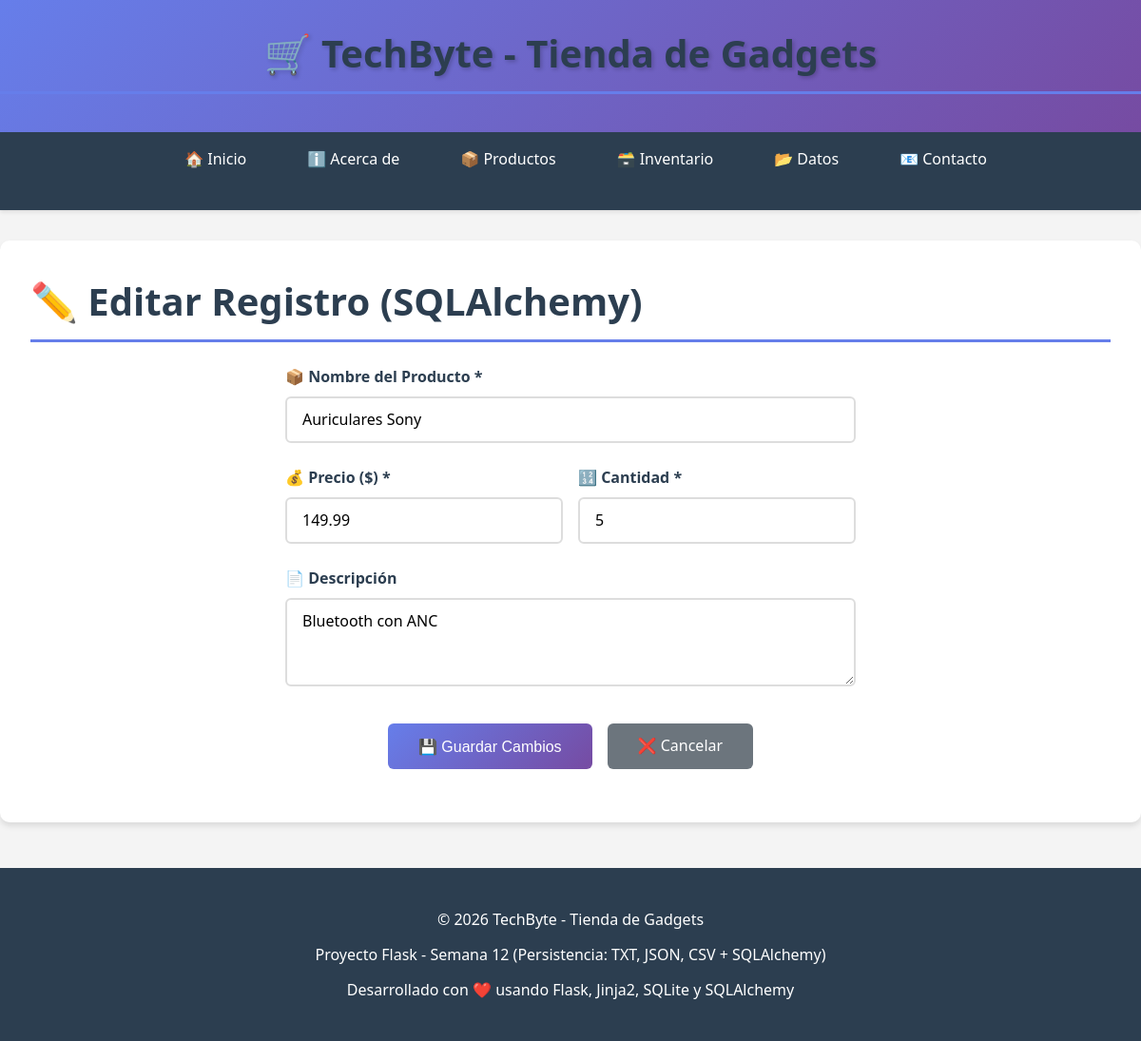
Page /datos/editar/1 on the committed database.
### inventario/bd.py (models this page shows, shortened)
class ProductoDB(db.Model):
    __tablename__ = 'productos_sqlalchemy'
    id = db.Column(db.Integer, primary_key=True)
    nombre = db.Column(db.String(100), nullable=False)
    precio = db.Column(db.Float, nullable=False, default=0.0)
    cantidad = db.Column(db.Integer, nullable=False, default=0)
    descripcion = db.Column(db.String(500), default='')

### inventario/inventario.py (the view, shortened to what this page needs)
@datos_bp.route('/editar/<int:id>', methods=['GET', 'POST'])
def editar_dato(id):
    producto = ProductoDB.query.get_or_404(id)
    return render_template('datos_form.html', producto=producto, accion='Editar')

### templates/datos_form.html (shortened to what this page needs)
{% extends "base.html" %}
{% block content %}
<h1>✏️ {{ accion }} Registro (SQLAlchemy)</h1>
<form method="POST" class="crud-form" action="{{ url_for('datos.editar_dato', id=producto.id) }}">
    <div class="form-group">
        <label for="nombre">📦 Nombre del Producto *</label>
        <input type="text" id="nombre" name="nombre" required value="{{ producto.nombre }}">
    </div>
    <div class="form-row">
        <div class="form-group">
            <label for="precio">💰 Precio ($) *</label>
            <input type="number" id="precio" name="precio" step="0.01" min="0" required value="{{ producto.precio }}">
        </div>
        <div class="form-group">
            <label for="cantidad">🔢 Cantidad *</label>
            <input type="number" id="cantidad" name="cantidad" min="0" required value="{{ producto.cantidad }}">
        </div>
    </div>
    <div class="form-group">
        <label for="descripcion">📄 Descripción</label>
        <textarea id="descripcion" name="descripcion" rows="3">{{ producto.descripcion }}</textarea>
    </div>
    <div class="form-actions">
        <button type="submit" class="btn btn-save">💾 Guardar Cambios</button>
        <a href="{{ url_for('datos.datos_index') }}" class="btn btn-cancel">❌ Cancelar</a>
    </div>
</form>
{% endblock %}

### static/styles.css (style rules this page uses)
* { margin: 0; padding: 0; box-sizing: border-box; }
body { font-family: 'Segoe UI', Tahoma, Geneva, Verdana, sans-serif; line-height: 1.6; color: #333; background-color: #f4f4f4; }
h1, h2, h3 { color: #2c3e50; margin-bottom: 1rem; }
h1 { font-size: 2.5rem; border-bottom: 3px solid #667eea; padding-bottom: 0.5rem; }
.btn { display: inline-block; padding: 0.5rem 1rem; border: none; border-radius: 6px; font-size: 0.9rem; font-weight: 500; text-decoration: none; cursor: pointer; transition: all 0.3s ease; text-align: center; }
.btn-save { background: linear-gradient(135deg, #667eea, #764ba2); color: white; font-size: 1rem; padding: 0.7rem 2rem; }
.btn-cancel { background-color: #6c757d; color: white; font-size: 1rem; padding: 0.7rem 2rem; }
.crud-form { max-width: 600px; margin: 1.5rem auto; }
.form-group { margin-bottom: 1.5rem; }
.form-group label { display: block; margin-bottom: 0.5rem; font-weight: 600; color: #2c3e50; }
.form-group input, .form-group select, .form-group textarea { width: 100%; padding: 0.7rem 1rem; border: 2px solid #ddd; border-radius: 6px; font-size: 1rem; font-family: inherit; transition: border-color 0.3s ease, box-shadow 0.3s ease; }
.form-row { display: flex; gap: 1rem; }
.form-row .form-group { flex: 1; }
.form-actions { display: flex; gap: 1rem; margin-top: 2rem; justify-content: center; }

### rows in the picture
ProductoDB: nombre "Auriculares Sony", precio "149.99", cantidad "5", descripcion "Bluetooth con ANC"

### other values in the picture
{{ accion }} "Editar"
